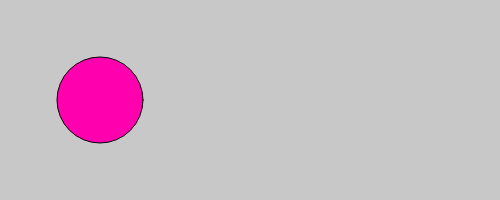
Frame 1 (no input)
Frame 60 (no input): identical to frame 1, image omitted
Frame 120 (the mouse pressed at the canvas centre since frame 60): identical to frame 1, image omitted

The p5.js sketch that drew this single still picture (run headless with seeded random() and noise() and a simulated clock; from frame 60 on, the mouse is pressed at the canvas centre):

// p5.js sketch
// ── sketch.js
var bgcolor;
var button;
var slider;
var nameInput;
var nameP;
var text;

function setup() {
  canvas = createCanvas(500, 200);
  bgcolor = color(200);

  nameP = createP("Your name");

  button = createButton("go go");
  button.mousePressed(changeColor);

  slider = createSlider(10, 100, 86);

  nameInput = createInput("").attribute("placeholder", "type some text");
}

function draw() {
  background(bgcolor);
  fill(255, 0, 175);
  ellipse(100, 100, slider.value(), slider.value());

  // update text outside of canvas
  nameP.html(nameInput.value());
  // update canvas text
  text(nameInput.value(), 10, 20);
}

function updateText() {
  nameP.html(nameInput.value());
}

function changeColor() {
  bgcolor = color(random(255));
}
